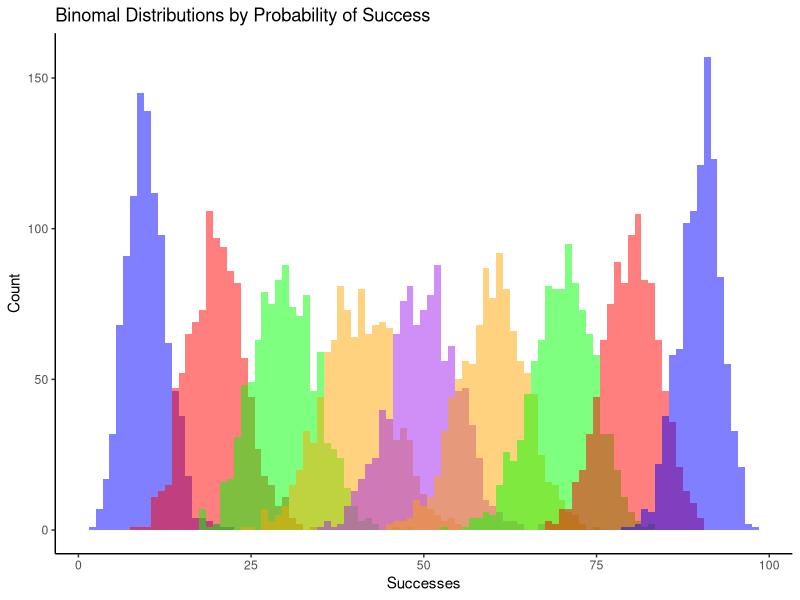

Recreate this plot in R.
# Lecture 6 R Script

set.seed(12345)

# A binomial distribution is the frequency distribution of the possible number of successful outcomes in a given number of trials in each of which there is the same probability of success.

#QUESTION: What is the probability of flipping exactly 4 heads in a fair coin when tossed 6 times?
dbinom(x = 4, size = 6, prob = 0.5)

#QUESTION: What  is the probability of flipping 4 or less heads in a fair coin when tossed 6 times?
pbinom(q =4, size = 6, prob = 0.5)

#QUESTION: With 98% certainty, how many heads will at land when a fair coin is tossed 6 times? 
qbinom(0.98, 6, 0.5)

#Expected Value in a binomial distribution is m*p; where m is the number of trials and p is prob

#PROBLEM: Suppose 10% of the water heater dip tubes produced by a machine are defective, 
# and suppose 15 tubes are produced each hour. Each tube is independent of all other tubes. 
# This process is judged to be out of control when more than four defective tubes are produced 
# in any single hour. Simulate the number of defective tubes produced by the machine for each hour 
# over a 24-hour period, and determine whether any process should have been judged out of control 
# at any point in that simulation run.

  defectives <- rbinom(n=24,size=15,prob=0.1); defectives
  table(defectives > 4)
  
  #QUESTION: What is the percent of times you expect a process to be judged out of control?
  (1-pbinom(4,15,0.1))
  
  #Lets test it
  test <- numeric(1000)
  for(i in 1:length(test)){
    defectives <- rbinom(n=24,size=15,prob=0.1)
    test[i] <- length(defectives[defectives > 4])/length(defectives)
  }
  mean(test)

# Write an R function which simulates the outcomes of a student guessing at a True–False test consisting of n questions.
# (a) Use the function to simulate one student guessing the answers to a
# test with 10 questions; calculate the number of correct answers for
# this student.
  
  student <- runif(n=10, min=0, max =1);student
  student > 0.5
  table(student>0.5)
  
# (b) Simulate the number of correct answers for a student who guesses
# at a test with 1000 questions.

  student <- runif(n=1000, min=0, max =1)
  table(student>0.5)
  
# 2 Suppose a class of 100 writes a 20-question True–False test, and everyone in the class guesses at the answers.
# (a) Use simulation to estimate the average mark on the test as well as
# the standard deviation of the marks.
  
  questions <- 20
  success <- 0.5
  class <- rbinom(n = 100, size = questions, prob = success)
  mean(class); sd(class)
  #theoretical mean and sd
  questions*success
  sqrt(questions*success*(1-success))

#Looking at the binomal distribution by the probability of success
require(ggplot2)
binom.1 <- rbinom(1000,100,0.1)
binom.2 <- rbinom(1000,100,0.2)
binom.3 <- rbinom(1000,100,0.3)
binom.4 <- rbinom(1000,100,0.4)
binom.5 <- rbinom(1000,100,0.5)
binom.6 <- rbinom(1000,100,0.6)
binom.7 <- rbinom(1000,100,0.7)
binom.8 <- rbinom(1000,100,0.8)
binom.9 <- rbinom(1000,100,0.9)

binom <- data.frame(binom.1,binom.2, binom.3, binom.4, binom.5, binom.6, binom.7,binom.8,binom.9)
ggplot(binom) + geom_histogram(data = binom, aes(x =binom.1),binwidth = 1, fill = "blue", alpha = 0.5) +
 geom_histogram(data = binom, aes(x=binom.2),binwidth = 1, fill = "red", alpha = 0.5) +
 geom_histogram(data = binom, aes(x=binom.3),binwidth = 1, fill = "green", alpha = 0.5) +
 geom_histogram(data = binom, aes(x=binom.4),binwidth = 1, fill = "orange", alpha = 0.5) +
 geom_histogram(data = binom, aes(x=binom.5),binwidth = 1, fill = "purple", alpha = 0.5) +
 geom_histogram(data = binom, aes(x=binom.6),binwidth = 1, fill = "orange", alpha = 0.5) +
 geom_histogram(data = binom, aes(x=binom.7),binwidth = 1, fill = "green", alpha = 0.5) +
 geom_histogram(data = binom, aes(x=binom.8),binwidth = 1, fill = "red", alpha = 0.5) +
 geom_histogram(data = binom, aes(x=binom.9),binwidth = 1, fill = "blue", alpha = 0.5) +
 labs(title="Binomal Distributions by Probability of Success",x="Successes", y = "Count")+
  theme_classic()



#Markov Chains
  # Markov chains are sequences of random variables X0,X1,... where the distribution of Xt+1,
  # conditional on all previous values, depends only on Xt.

#Example: Predictive Text

#Chocolate Company Example
  #Two different stages: 
    #Cadbury User or Nestle User
  #Probabilities (by Month)
    #If you are a Cadbury user, there is a 60% chance you will stick with it and there
    #is a 40% chance you move to Nestle
    #If you are a Nestle user there is a 70% chance you will stick with it and there
    #is a 30% chance you move to Cadbury
  #Starting Condition
    #Currently both companies have split the market share (50% each)
P <- matrix(c(.6,.4,.3,.7), nrow = 2,ncol = 2, byrow = TRUE); P
current <- matrix(c(.5,.5),1,2);current

#Month 2
current <- current %*% P; current

#Month 3
current <- current %*% P; current

#Month 3 Directly
current <- matrix(c(.5,.5),1,2);current
current <- current %*% P %*% P; current

#Longterm
for(i in 1:100){
  current <- current %*% P; current
}
current

#Check if it stays the same after another month
current <- current %*% P; current
#stabilized (in actuality you need to see if there are eigenvectors for you P matrix to see if stabilzation is possible,
#but here you can check brute force)

#QUESTION: In the Dark Ages, Harvard, Dartmouth, and Yale admitted only male students.
# Assume that, at that time, 80 percent of the sons of Harvard men went to Harvard and the
# rest went to Yale,40 percent of the sons of Yale men went to Yale, and the rest split evenly
# between Harvard and Dartmouth; and of the sons of Dartmouth men, 70 percent went to Dartmouth,
# 20 percent to Harvard, and 10 percent to Yale. (i) Find the probability that the grandson of a
# man from Harvard went to Harvard. (ii) Modify the above by assuming that the son of a Harvard man
# always went to Harvard. Again, find the probability that the grandson of a man from Harvard went
# to Harvard.

#i)
P <- matrix(c(.8,.2,0,.3,.4,.3,.2,.1,.7),3,3,byrow=TRUE);P
P %*% P
#ii)
P <- matrix(c(1,0,0,.3,.4,.3,.2,.1,.7),3,3,byrow=TRUE);P
P %*% P

#Stabilization (brute force)
Pnew <- P
for(i in 1:100){
  Pnew <- Pnew %*% P
}
Pnew

#Lets say you start with 100 men at each of Harvard, Yale, and Dartmouth
P <- matrix(c(.8,.2,0,.3,.4,.3,.2,.1,.7),3,3,byrow=TRUE)
current <- matrix(,50,3)
current[1,] <- c(100,100,100); current
for(i in 1:(49)){
    current[i+1,] <- current[i,] %*% P
  }
current

#Lets say once Harvard has more than 150 students it implements stricter rules

strictP <- matrix(c(.6,.3,.1,.2,.45,.35,.1,.2,.7),3,3,byrow=TRUE);strictP
P
current <- matrix(,50,3)
current[1,] <- c(100,100,100)
for(i in 1:(49)){
if(current[i,1] <=150){
current[i+1,] <- current[i,] %*% P
}
else
  current[i+1,] <- current[i,] %*% strictP
}
current













